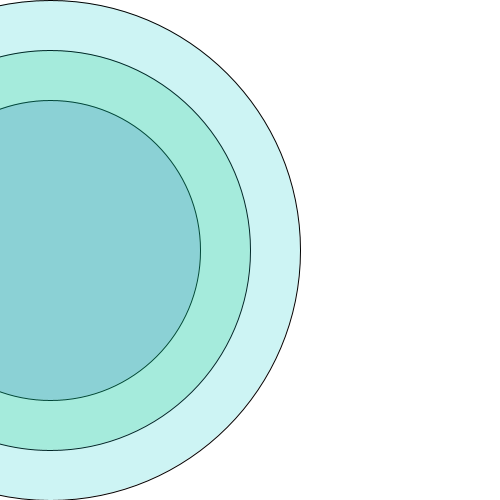
Frame 1 (no input)
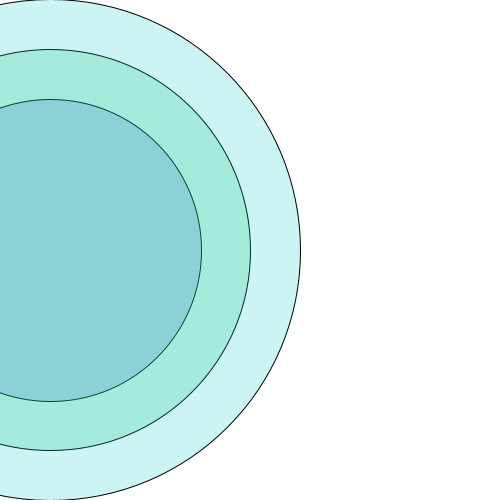
Frame 60 (the mouse pressed at the canvas centre just before this capture)
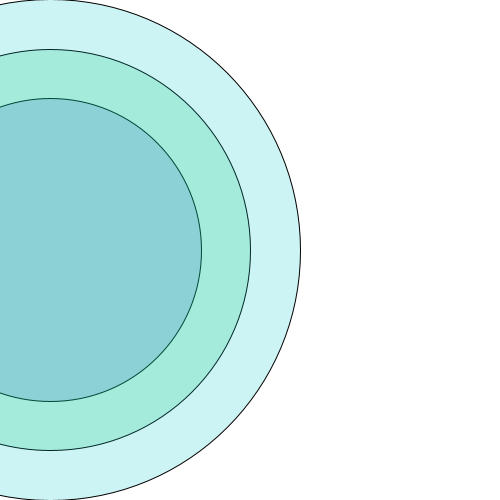
Frame 120 (the mouse held since frame 60 and released just before this capture)

The Processing sketch that drew these frames (run headless with seeded random() and noise(); from frame 60 on, the mouse is pressed at the canvas centre):

// Processing sketch: processing_106139
// ── processing_106139.pde

// Clock

float sizeBall= 300; //Size of Ball of seconds
float sizeBall2= 400; // Size of Ball of minutes
float sizeBall3= 500; // Size of Ball of hours

void setup() {
size(500, 500); // Size of canvas
}
float d; // new variable for a
float e; // new variable for b
float f; // new variable for c
  

void draw() {
  background(255);
  
float a = map(second(), 0, 59, 0, width-100);
fill(50, 50, 200, 50);
ellipse(50, 250, sizeBall, sizeBall);

float b = map(minute(), 0, 59, 0, width-100);
fill(0, 200, 100, 50);
ellipse(50, 250, sizeBall2, sizeBall2);

float c = map(hour(), 0, 23, 0, width-100);
fill(0, 200, 200, 50);
ellipse(50, 250, sizeBall3, sizeBall3);

if (d!=a){
  sizeBall++;
}
d=a;

if (e!=b){
  sizeBall2++;
}
e=b;

if (f!=c){
  sizeBall3++;
}
f=c;

}
